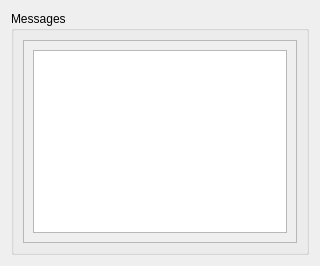
<?xml version="1.0" encoding="UTF-8"?>
<ui version="4.0">
 <class>MsgListWidget</class>
 <widget class="QWidget" name="MsgListWidget">
  <property name="geometry">
   <rect>
    <x>0</x>
    <y>0</y>
    <width>320</width>
    <height>266</height>
   </rect>
  </property>
  <property name="windowTitle">
   <string>List of Messages</string>
  </property>
  <layout class="QVBoxLayout" name="m_layout">
   <item>
    <widget class="QGroupBox" name="m_groupBox">
     <property name="title">
      <string>Messages</string>
     </property>
     <layout class="QVBoxLayout" name="m_groupBoxLayout">
      <item>
       <widget class="QScrollArea" name="scrollArea">
        <property name="widgetResizable">
         <bool>true</bool>
        </property>
        <widget class="QWidget" name="scrollAreaWidgetContents">
         <property name="geometry">
          <rect>
           <x>0</x>
           <y>0</y>
           <width>274</width>
           <height>210</height>
          </rect>
         </property>
         <layout class="QVBoxLayout" name="verticalLayout">
          <item>
           <widget class="QListWidget" name="m_listWidget"/>
          </item>
         </layout>
        </widget>
       </widget>
      </item>
     </layout>
    </widget>
   </item>
  </layout>
 </widget>
 <resources/>
 <connections/>
</ui>
